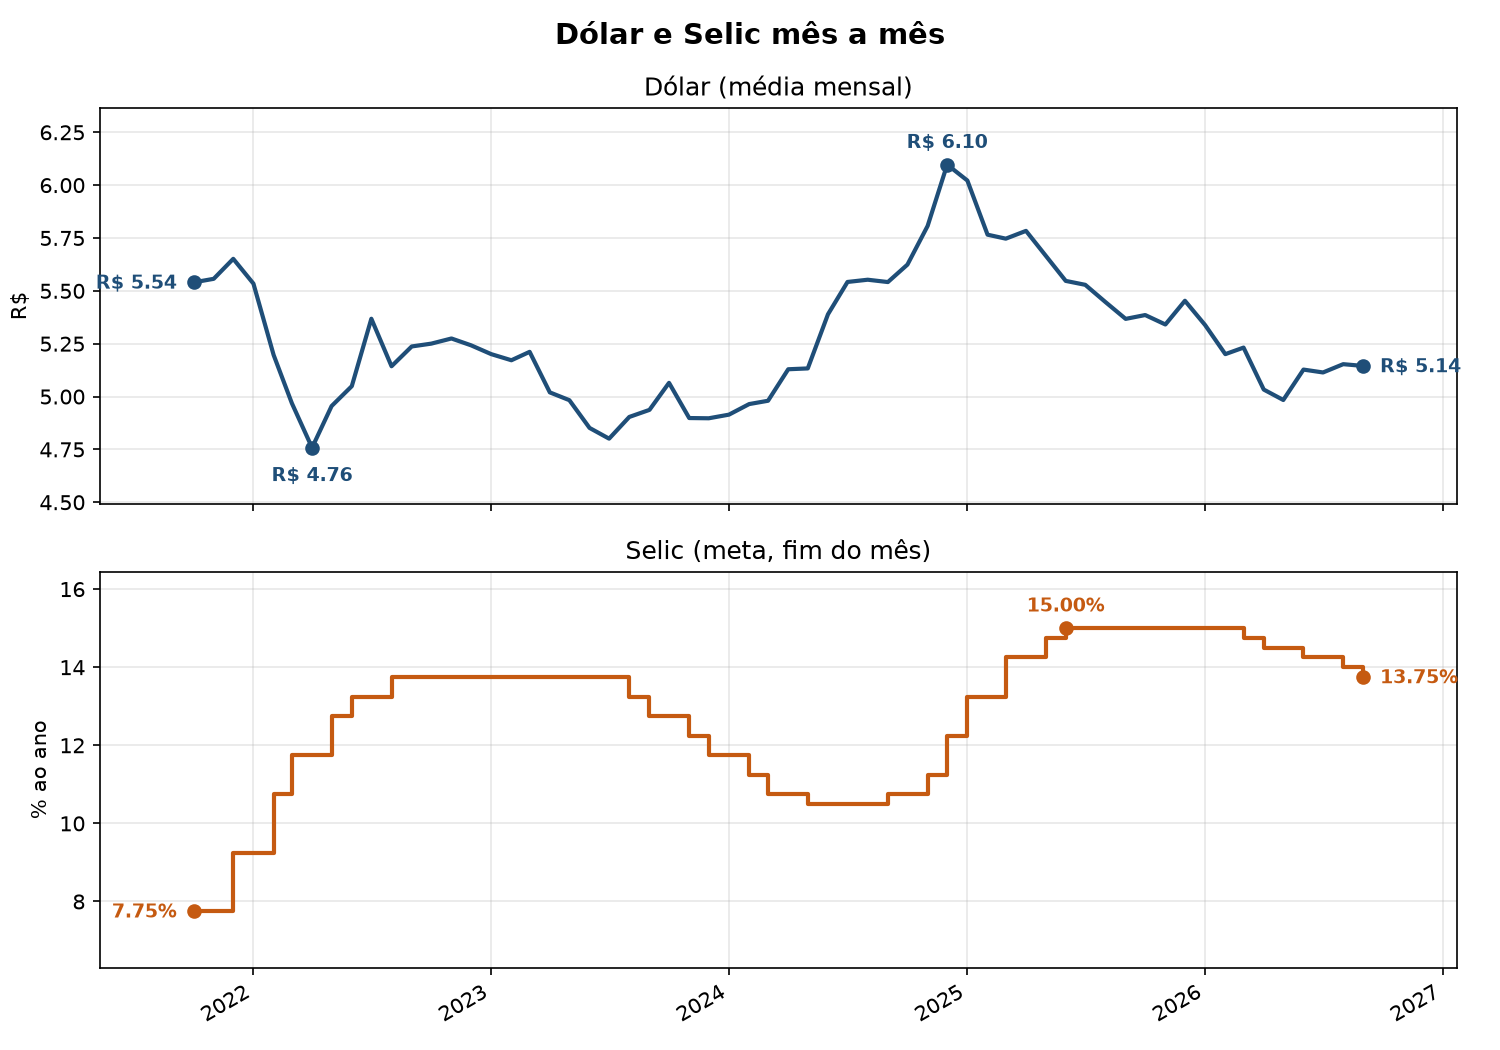

Source code (Python):
import matplotlib.pyplot as plt
import pandas as pd

CAMINHO_CSV = "data/indicadores_mensais.csv"
CAMINHO_IMAGEM = "grafico_dolar_selic.png"


def rotular_pontos(ax, serie: pd.Series, formato: str, cor: str) -> None:
    """Escreve o valor nos pontos que mais importam: primeiro, último, máximo e mínimo.

    Rotular os 59 meses deixaria o gráfico ilegível, então só marcamos os
    pontos que contam a história da série.

    Args:
        ax: o gráfico onde escrever.
        serie: a série (índice = mês, valores = números).
        formato: modelo do texto, por exemplo "R$ {:.2f}".
        cor: cor da bolinha e do texto.
    """
    # Um conjunto não repete datas: se um ponto cumprir dois papéis (por exemplo,
    # o último ser também o máximo), o rótulo aparece uma vez só.
    datas = {serie.index[0], serie.index[-1], serie.idxmax(), serie.idxmin()}
    for data in datas:
        valor = serie[data]
        ax.plot(data, valor, 'o', color=cor)

        # Posição do texto em relação à bolinha (em pontos):
        #   primeiro ponto -> à esquerda; último -> à direita;
        #   mínimo -> embaixo; máximo -> em cima.
        # Primeiro e último ficam nas pontas para não colidir com o máximo.
        if data == serie.index[-1]:
            deslocamento, alinhamento = (8, -3), 'left'
        elif data == serie.index[0]:
            deslocamento, alinhamento = (-8, -3), 'right'
        elif data == serie.idxmin():
            deslocamento, alinhamento = (0, -16), 'center'
        else:
            deslocamento, alinhamento = (0, 8), 'center'

        ax.annotate(formato.format(valor), xy=(data, valor),
                    xytext=deslocamento, textcoords='offset points',
                    ha=alinhamento, fontsize=9, fontweight='bold', color=cor)


def plotar_dolar_selic(tabela_mensal: pd.DataFrame, caminho_imagem: str) -> None:
    """Desenha o dólar (em cima) e a Selic (embaixo) e salva a imagem em PNG.

    Args:
        tabela_mensal: tabela com o mês (dia 1) no índice e as colunas
            'dolar' e 'selic'.
        caminho_imagem: onde salvar o PNG, por exemplo "grafico_dolar_selic.png".
    """
    # Cria a figura com dois gráficos, um em cima do outro (2 linhas, 1 coluna).
    # O sharex=True faz os dois usarem os mesmos meses na horizontal, alinhados.
    fig, (ax_dolar, ax_selic) = plt.subplots(2, 1, figsize=(10, 7), sharex=True)

    # Gráfico de cima: dólar (média mensal), em reais.
    ax_dolar.plot(tabela_mensal.index, tabela_mensal['dolar'],
                  color='#1F4E78', linewidth=2)
    rotular_pontos(ax_dolar, tabela_mensal['dolar'], 'R$ {:.2f}', '#1F4E78')
    ax_dolar.margins(x=0.08, y=0.2)
    ax_dolar.set_title('Dólar (média mensal)')
    ax_dolar.set_ylabel('R$')
    ax_dolar.grid(alpha=0.3)

    # Gráfico de baixo: Selic (valor no fim do mês), em % ao ano.
    # O drawstyle='steps-post' desenha a Selic em "degraus", porque ela só muda
    # nas reuniões do Copom e fica constante entre uma reunião e outra.
    ax_selic.plot(tabela_mensal.index, tabela_mensal['selic'],
                  color='#C55A11', linewidth=2, drawstyle='steps-post')
    rotular_pontos(ax_selic, tabela_mensal['selic'], '{:.2f}%', '#C55A11')
    ax_selic.margins(x=0.08, y=0.2)
    ax_selic.set_title('Selic (meta, fim do mês)')
    ax_selic.set_ylabel('% ao ano')
    ax_selic.grid(alpha=0.3)

    fig.suptitle('Dólar e Selic mês a mês', fontsize=14, fontweight='bold')
    fig.autofmt_xdate()
    fig.tight_layout()

    fig.savefig(caminho_imagem, dpi=150)
    plt.show()


if __name__ == "__main__":
    df = pd.read_csv(CAMINHO_CSV, index_col='data', parse_dates=True)
    plotar_dolar_selic(df, CAMINHO_IMAGEM)
